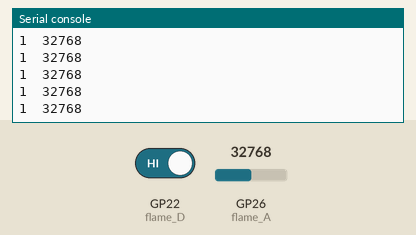
This program was run on a simulated Raspberry Pi Pico running MicroPython. On the bench: the last lines printed to the serial console. Inputs (shaded band) come from the test bench; at power-on: GP26 (flame_A) = 32768, GP22 (flame_D) HIGH (analog values on the 0–65535 scale).

Above: at 1.2 s.
1.3 s: GP26 (flame_A) set to 45874
At 1.31 s:
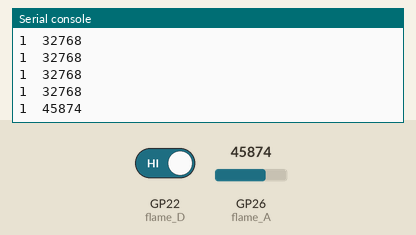
2.8 s: GP22 (flame_D) driven LOW
At 2.81 s:
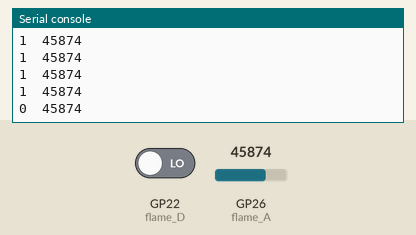
4.3 s: GP26 (flame_A) set to 57670
At 4.32 s:
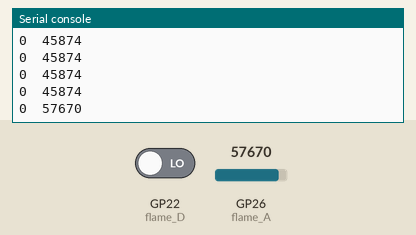
5.8 s: GP22 (flame_D) driven HIGH
At 5.82 s:
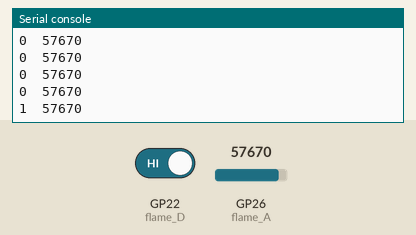
Timing chart, 0 to 8.3 s (numbered marks = the images above; inputs shaded):
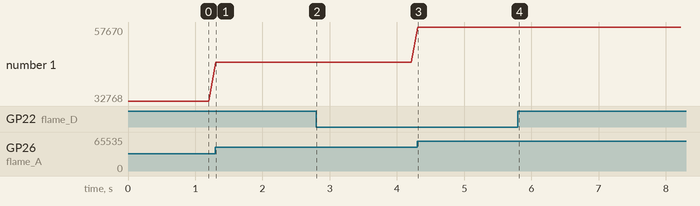

Measured:
- after the input at 1.3 s, the serial console: prints a new line at once (image 1)
- after the input at 2.8 s, the serial console: prints a new line at once (image 2)
- after the input at 4.3 s, the serial console: prints a new line at once (image 3)
- after the input at 5.8 s, the serial console: prints a new line at once (image 4)
- plotted number 1: 32768 → 45874 after the input at 1.3 s, 45874 → 57670 after the input at 4.3 s

The program:

Flame_sensor.py
```python
'''
 * Keyestudio 42 in 1 Starter Kit for Raspberry Pi Pico
 * lesson 24
 * Flame sensor
 * http://www.keyestudio.com
'''
import machine
import utime

flame_D = machine.Pin(22, machine.Pin.IN)
flame_A = machine.ADC(26)

while True:
    digitalVal = flame_D.value()
    analogVal = flame_A.read_u16()
    print(digitalVal, end = "  ")
    print(analogVal)
    utime.sleep(0.1)
```
